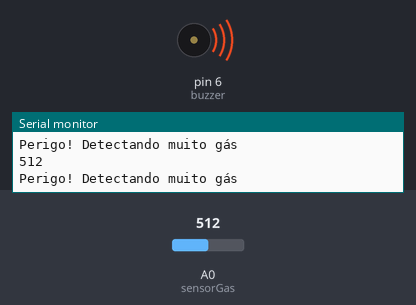
The sketch below on a simulated Arduino Uno, built with avr-gcc and run on an emulated ATmega328P. Parts: buzzer (waves = sounding, pin HIGH), the last lines printed to the serial monitor. Inputs (shaded band) come from the test bench; at power-on: A0 (sensorGas) = 512.

Above: at 1.8 s.
1.9 s: A0 (sensorGas) set to 488
At 3.1 s:
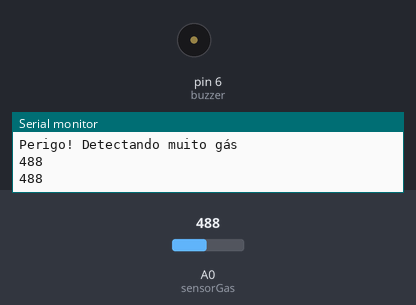
3.5 s: A0 (sensorGas) set to 510
At 4.7 s:
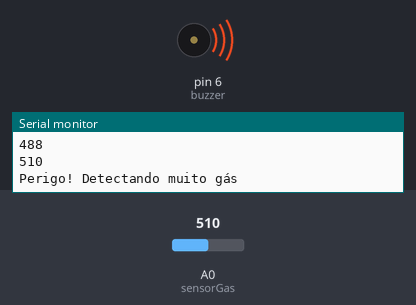
5.5 s: A0 (sensorGas) set to 490
At 7.4 s:
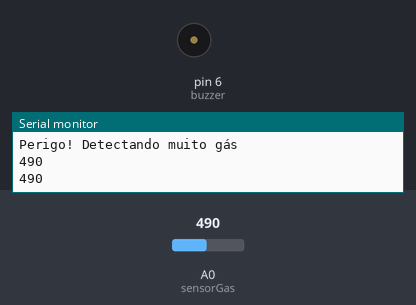
Timing chart, 0 to 8.9 s (numbered marks = the images above; inputs shaded):
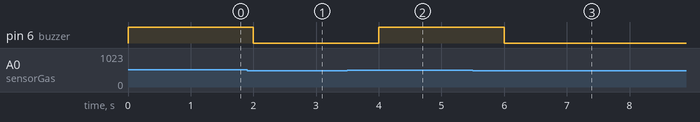

Measured:
- the behaviour switches between 500 and 499 on A0 (sensorGas) (found by bisection; images 0 and 1)
- after the input at 1.9 s, pin 6 (buzzer): HIGH → LOW after 0.10 s
- after the input at 3.5 s, pin 6 (buzzer): LOW → HIGH after 0.50 s
- after the input at 5.5 s, pin 6 (buzzer): HIGH → LOW after 0.50 s

The sketch:

codigo.ino
```cpp
int sensorGas = A0;
int buzzer = 6;

void setup() {
  pinMode(sensorGas, INPUT);
  pinMode(buzzer, OUTPUT);
  Serial.begin(9600);
}

void loop() {
  int valorGas = analogRead(sensorGas);   // Realiza a leitura analógica do sensor (0 a 1023)
  Serial.println(valorGas);   // Exibe o valor lido no Monitor Serial

  if (valorGas < 500) { // Verifica se a concentração de gás ultrapassou o limite definido
    digitalWrite(buzzer, LOW);
  } else { // senão, concentração de gás acima do limite
    Serial.println("Perigo! Detectando muito gás");
    digitalWrite(buzzer, HIGH); // liga buzzer

  }

  delay(1000);
}
```
